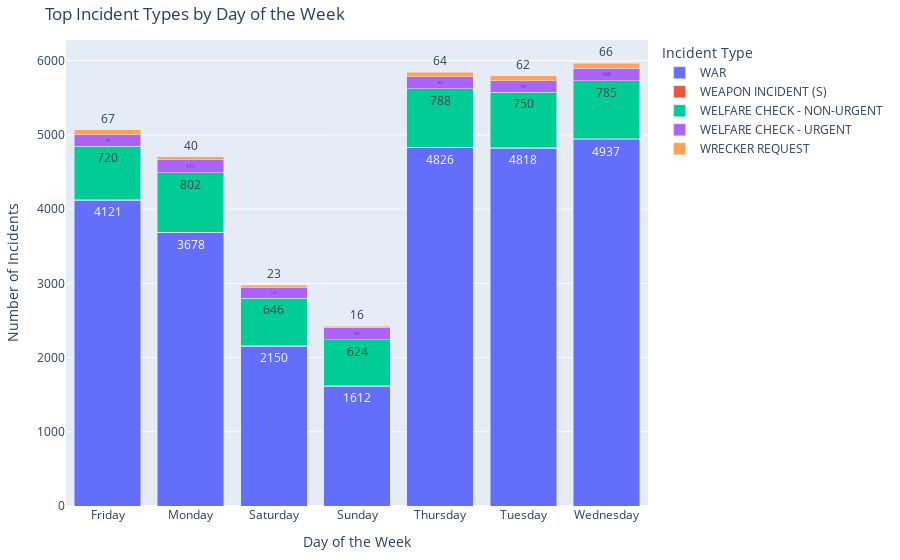

The notebook cell this image was saved under:
### Markdown cell above
This graph shows the types of use of force incidents in the top five neighborhoods, highlighting how often each type occurs within these areas in Cincinnati. The most common incidents appear to be "injury to prisoner" and the use of force methods like tasers or beanbags (not sure what that even means honestly), especially in the neighborhoods of Over-the-Rhine (OTR) and Avondale. While I don't have a clear reason for Avondale's rates, I do know very well that OTR has many bars, so that makes sense for alcohol-related incidents to contribute to higher use of force. I chose a clustered bar chart to clearly represent the frequency of these incidents across neighborhoods, making it easy to compare multiple incident types without losing context on neighborhood-specific differences.

### Code cell
import pandas as pd
import plotly.express as px

#load excel file
calls_file_path = r'C:\Users\chari\Documents\Data Tech Analytics\PDI__Police_Data_Initiative__Police_Calls_for_Service.csv'

#load data
calls_data = pd.read_csv(calls_file_path, low_memory=False)

#convert incident creation time to datetime and get day of the week
calls_data['CREATE_TIME_INCIDENT'] = pd.to_datetime(calls_data['CREATE_TIME_INCIDENT'], errors='coerce')
calls_data['DAY_OF_WEEK'] = calls_data['CREATE_TIME_INCIDENT'].dt.day_name()

#group by day of the week and incident type to count #
incident_counts = calls_data.groupby(['DAY_OF_WEEK', 'INCIDENT_TYPE_ID']).size().reset_index(name='counts')

#filter for the top 5 incident types
top_incident_types = incident_counts['INCIDENT_TYPE_ID'].value_counts().nlargest(5).index
filtered_data = incident_counts[incident_counts['INCIDENT_TYPE_ID'].isin(top_incident_types)]

#day of week order for the bar chart
day_order = ['Monday', 'Tuesday', 'Wednesday', 'Thursday', 'Friday', 'Saturday', 'Sunday']
filtered_data['DAY_OF_WEEK'] = pd.Categorical(filtered_data['DAY_OF_WEEK'], categories=day_order, ordered=True)

#stacked bar chart
fig = px.bar(
    filtered_data,
    x='DAY_OF_WEEK',
    y='counts',
    color='INCIDENT_TYPE_ID',
    title='Top Incident Types by Day of the Week',
    text='counts',
    barmode='stack'
)

#readability
fig.update_layout(
    xaxis_title='Day of the Week',
    yaxis_title='Number of Incidents',
    legend_title='Incident Type',
    margin=dict(l=40, r=40, t=40, b=40)
)

fig.show()

### Figure 1 — Plotly figure (JSON) as saved in the notebook; plotly's stock layout.template omitted (floating-point values rounded to 4 significant figures)
{"data": [{"alignmentgroup": "True", "hovertemplate": "INCIDENT_TYPE_ID=WAR<br>DAY_OF_WEEK=%{x}<br>counts=%{text}<extra></extra>", "legendgroup": "WAR", "marker": {"color": "#636efa", "pattern": {"shape": ""}}, "name": "WAR", "offsetgroup": "WAR", "orientation": "v", "showlegend": true, "text": [4121, 3678, 2150, 1612, 4826, 4818, 4937], "textposition": "auto", "type": "bar", "x": ["Friday", "Monday", "Saturday", "Sunday", "Thursday", "Tuesday", "Wednesday"], "xaxis": "x", "y": [4121, 3678, 2150, 1612, 4826, 4818, 4937], "yaxis": "y"}, {"alignmentgroup": "True", "hovertemplate": "INCIDENT_TYPE_ID=WEAPON INCIDENT (S)<br>DAY_OF_WEEK=%{x}<br>counts=%{text}<extra></extra>", "legendgroup": "WEAPON INCIDENT (S)", "marker": {"color": "#EF553B", "pattern": {"shape": ""}}, "name": "WEAPON INCIDENT (S)", "offsetgroup": "WEAPON INCIDENT (S)", "orientation": "v", "showlegend": true, "text": [8, 11, 6, 7, 6, 6, 8], "textposition": "auto", "type": "bar", "x": ["Friday", "Monday", "Saturday", "Sunday", "Thursday", "Tuesday", "Wednesday"], "xaxis": "x", "y": [8, 11, 6, 7, 6, 6, 8], "yaxis": "y"}, {"alignmentgroup": "True", "hovertemplate": "INCIDENT_TYPE_ID=WELFARE CHECK - NON-URGENT<br>DAY_OF_WEEK=%{x}<br>counts=%{text}<extra></extra>", "legendgroup": "WELFARE CHECK - NON-URGENT", "marker": {"color": "#00cc96", "pattern": {"shape": ""}}, "name": "WELFARE CHECK - NON-URGENT", "offsetgroup": "WELFARE CHECK - NON-URGENT", "orientation": "v", "showlegend": true, "text": [720, 802, 646, 624, 788, 750, 785], "textposition": "auto", "type": "bar", "x": ["Friday", "Monday", "Saturday", "Sunday", "Thursday", "Tuesday", "Wednesday"], "xaxis": "x", "y": [720, 802, 646, 624, 788, 750, 785], "yaxis": "y"}, {"alignmentgroup": "True", "hovertemplate": "INCIDENT_TYPE_ID=WELFARE CHECK - URGENT<br>DAY_OF_WEEK=%{x}<br>counts=%{text}<extra></extra>", "legendgroup": "WELFARE CHECK - URGENT", "marker": {"color": "#ab63fa", "pattern": {"shape": ""}}, "name": "WELFARE CHECK - URGENT", "offsetgroup": "WELFARE CHECK - URGENT", "orientation": "v", "showlegend": true, "text": [151, 171, 146, 161, 161, 157, 168], "textposition": "auto", "type": "bar", "x": ["Friday", "Monday", "Saturday", "Sunday", "Thursday", "Tuesday", "Wednesday"], "xaxis": "x", "y": [151, 171, 146, 161, 161, 157, 168], "yaxis": "y"}, {"alignmentgroup": "True", "hovertemplate": "INCIDENT_TYPE_ID=WRECKER REQUEST<br>DAY_OF_WEEK=%{x}<br>counts=%{text}<extra></extra>", "legendgroup": "WRECKER REQUEST", "marker": {"color": "#FFA15A", "pattern": {"shape": ""}}, "name": "WRECKER REQUEST", "offsetgroup": "WRECKER REQUEST", "orientation": "v", "showlegend": true, "text": [67, 40, 23, 16, 64, 62, 66], "textposition": "auto", "type": "bar", "x": ["Friday", "Monday", "Saturday", "Sunday", "Thursday", "Tuesday", "Wednesday"], "xaxis": "x", "y": [67, 40, 23, 16, 64, 62, 66], "yaxis": "y"}], "layout": {"barmode": "stack", "legend": {"title": {"text": "Incident Type"}, "tracegroupgap": 0}, "margin": {"b": 40, "l": 40, "r": 40, "t": 40}, "title": {"text": "Top Incident Types by Day of the Week"}, "xaxis": {"anchor": "y", "domain": [0, 1], "title": {"text": "Day of the Week"}}, "yaxis": {"anchor": "x", "domain": [0, 1], "title": {"text": "Number of Incidents"}}}}
